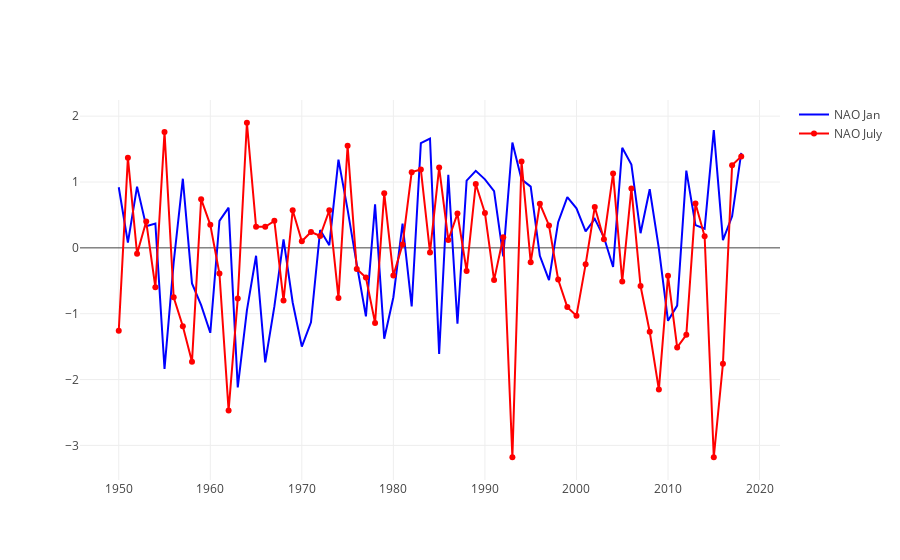

The notebook cell saved with this chart:
### Markdown cell above
<a id='plotly'></a>
## Интерактивный Python
[Вверх](#up)

### Code cell
import plotly
import plotly.graph_objs as go
import numpy as np

plotly.offline.init_notebook_mode(connected=True)

arr = np.genfromtxt('./data/norm.nao.monthly.b5001.current.ascii.txt')
jan = arr[::12, -1]
jul = arr[6::12, -1]
years = arr[::12, 0]

# Create traces
trace0 = go.Scatter(x=years, y=jan, 
                    mode='lines', name='NAO Jan',
                    line=dict(color='blue'))

trace1 = go.Scatter(x=years, y=jul, 
                    mode='markers+lines', name='NAO July',
                    line=dict(color='red'))

plotly.offline.iplot([trace0, trace1], filename='whitehorn.html')
